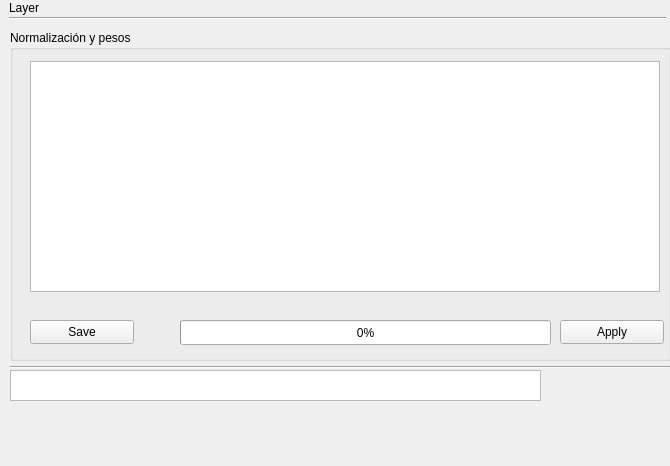
     <widget class="QWidget" name="EnvironmentaleQTbox">
      <property name="geometry">
       <rect>
        <x>0</x>
        <y>0</y>
        <width>670</width>
        <height>466</height>
       </rect>
      </property>
      <attribute name="label">
       <string>A Ambiente Construido</string>
      </attribute>
      <widget class="QLabel" name="EnvLbl">
       <property name="geometry">
        <rect>
         <x>9</x>
         <y>0</y>
         <width>51</width>
         <height>16</height>
        </rect>
       </property>
       <property name="text">
        <string>Layer     </string>
       </property>
      </widget>
      <widget class="QLabel" name="EnvMapNameLbl">
       <property name="geometry">
        <rect>
         <x>69</x>
         <y>8</y>
         <width>431</width>
         <height>16</height>
        </rect>
       </property>
       <property name="font">
        <font>
         <family>MS Shell Dlg 2</family>
         <pointsize>10</pointsize>
         <weight>9</weight>
         <italic>true</italic>
         <bold>false</bold>
        </font>
       </property>
       <property name="textFormat">
        <enum>Qt::AutoText</enum>
       </property>
      </widget>
      <widget class="QTextEdit" name="EnvTEdit">
       <property name="geometry">
        <rect>
         <x>10</x>
         <y>370</y>
         <width>531</width>
         <height>31</height>
        </rect>
       </property>
       <property name="sizePolicy">
        <sizepolicy hsizetype="Expanding" vsizetype="Preferred">
         <horstretch>0</horstretch>
         <verstretch>2</verstretch>
        </sizepolicy>
       </property>
      </widget>
      <widget class="Line" name="line_2">
       <property name="geometry">
        <rect>
         <x>9</x>
         <y>10</y>
         <width>657</width>
         <height>16</height>
        </rect>
       </property>
       <property name="orientation">
        <enum>Qt::Horizontal</enum>
       </property>
      </widget>
      <widget class="Line" name="line_4">
       <property name="geometry">
        <rect>
         <x>10</x>
         <y>360</y>
         <width>660</width>
         <height>15</height>
        </rect>
       </property>
       <property name="orientation">
        <enum>Qt::Horizontal</enum>
       </property>
      </widget>
      <widget class="QGroupBox" name="groupBox_11">
       <property name="geometry">
        <rect>
         <x>10</x>
         <y>30</y>
         <width>661</width>
         <height>331</height>
        </rect>
       </property>
       <property name="title">
        <string>Normalización y pesos</string>
       </property>
       <widget class="QPushButton" name="EnvGetWeightBtn">
        <property name="geometry">
         <rect>
          <x>550</x>
          <y>290</y>
          <width>104</width>
          <height>24</height>
         </rect>
        </property>
        <property name="maximumSize">
         <size>
          <width>104</width>
          <height>16777215</height>
         </size>
        </property>
        <property name="text">
         <string>Apply</string>
        </property>
       </widget>
       <widget class="QTableWidget" name="EnvWeighTableWidget">
        <property name="geometry">
         <rect>
          <x>20</x>
          <y>31</y>
          <width>630</width>
          <height>231</height>
         </rect>
        </property>
        <property name="sizePolicy">
         <sizepolicy hsizetype="Expanding" vsizetype="Expanding">
          <horstretch>0</horstretch>
          <verstretch>0</verstretch>
         </sizepolicy>
        </property>
        <property name="acceptDrops">
         <bool>false</bool>
        </property>
        <property name="dragEnabled">
         <bool>true</bool>
        </property>
        <property name="dragDropMode">
         <enum>QAbstractItemView::DragDrop</enum>
        </property>
        <property name="gridStyle">
         <enum>Qt::DotLine</enum>
        </property>
        <property name="rowCount">
         <number>0</number>
        </property>
        <attribute name="horizontalHeaderCascadingSectionResizes">
         <bool>false</bool>
        </attribute>
        <attribute name="verticalHeaderCascadingSectionResizes">
         <bool>true</bool>
        </attribute>
        <attribute name="verticalHeaderHighlightSections">
         <bool>true</bool>
        </attribute>
        <attribute name="verticalHeaderShowSortIndicator" stdset="0">
         <bool>false</bool>
        </attribute>
        <attribute name="verticalHeaderStretchLastSection">
         <bool>true</bool>
        </attribute>
       </widget>
       <widget class="QProgressBar" name="EnvProgressBar">
        <property name="geometry">
         <rect>
          <x>170</x>
          <y>290</y>
          <width>371</width>
          <height>25</height>
         </rect>
        </property>
        <property name="value">
         <number>0</number>
        </property>
       </widget>
       <widget class="QPushButton" name="EnvSaveCfgBtn">
        <property name="geometry">
         <rect>
          <x>20</x>
          <y>290</y>
          <width>104</width>
          <height>24</height>
         </rect>
        </property>
        <property name="text">
         <string>Save</string>
        </property>
       </widget>
      </widget>
     </widget>
